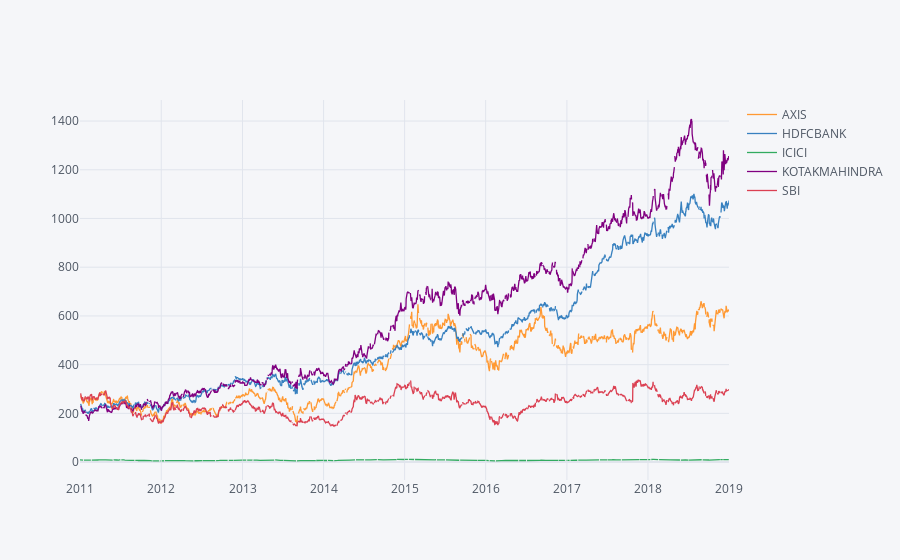

Notebook code cell kept with this figure:
### Code cell
bank_stocks.xs(key='Close',axis=1,level='Stock Info').iplot()

### Figure 1 — Plotly figure (JSON) as saved in the notebook; plotly's stock layout.template omitted (floating-point values rounded to 4 significant figures; data arrays with more than 128 entries replaced by an {"elided": "..."} marker saying what was removed)
{"data": [{"line": {"color": "rgba(255, 153, 51, 1.0)", "dash": "solid", "shape": "linear", "width": 1.3}, "mode": "lines", "name": "AXIS", "text": "", "type": "scatter", "x": {"elided": "2072 str values"}, "y": {"elided": "2072 mixed values"}}, {"line": {"color": "rgba(55, 128, 191, 1.0)", "dash": "solid", "shape": "linear", "width": 1.3}, "mode": "lines", "name": "HDFCBANK", "text": "", "type": "scatter", "x": {"elided": "2072 str values"}, "y": {"elided": "2072 mixed values"}}, {"line": {"color": "rgba(50, 171, 96, 1.0)", "dash": "solid", "shape": "linear", "width": 1.3}, "mode": "lines", "name": "ICICI", "text": "", "type": "scatter", "x": {"elided": "2072 str values"}, "y": {"elided": "2072 mixed values"}}, {"line": {"color": "rgba(128, 0, 128, 1.0)", "dash": "solid", "shape": "linear", "width": 1.3}, "mode": "lines", "name": "KOTAKMAHINDRA", "text": "", "type": "scatter", "x": {"elided": "2072 str values"}, "y": {"elided": "2072 mixed values"}}, {"line": {"color": "rgba(219, 64, 82, 1.0)", "dash": "solid", "shape": "linear", "width": 1.3}, "mode": "lines", "name": "SBI", "text": "", "type": "scatter", "x": {"elided": "2072 str values"}, "y": {"elided": "2072 mixed values"}}], "layout": {"legend": {"bgcolor": "#F5F6F9", "font": {"color": "#4D5663"}}, "paper_bgcolor": "#F5F6F9", "plot_bgcolor": "#F5F6F9", "title": {"font": {"color": "#4D5663"}}, "xaxis": {"gridcolor": "#E1E5ED", "showgrid": true, "tickfont": {"color": "#4D5663"}, "title": {"font": {"color": "#4D5663"}, "text": ""}, "zerolinecolor": "#E1E5ED"}, "yaxis": {"gridcolor": "#E1E5ED", "showgrid": true, "tickfont": {"color": "#4D5663"}, "title": {"font": {"color": "#4D5663"}, "text": ""}, "zerolinecolor": "#E1E5ED"}}}
